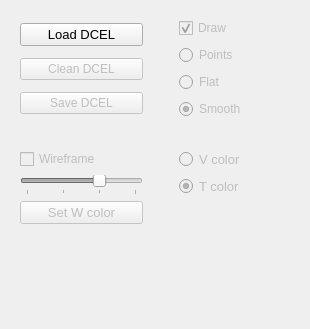
<?xml version="1.0" encoding="UTF-8"?>
<ui version="4.0">
 <class>DcelManager</class>
 <widget class="QFrame" name="DcelManager">
  <property name="geometry">
   <rect>
    <x>0</x>
    <y>0</y>
    <width>310</width>
    <height>329</height>
   </rect>
  </property>
  <property name="windowTitle">
   <string>Frame</string>
  </property>
  <property name="frameShape">
   <enum>QFrame::NoFrame</enum>
  </property>
  <property name="frameShadow">
   <enum>QFrame::Raised</enum>
  </property>
  <widget class="QFrame" name="frame3">
   <property name="geometry">
    <rect>
     <x>11</x>
     <y>140</y>
     <width>141</width>
     <height>161</height>
    </rect>
   </property>
   <property name="frameShape">
    <enum>QFrame::NoFrame</enum>
   </property>
   <property name="frameShadow">
    <enum>QFrame::Raised</enum>
   </property>
   <layout class="QGridLayout" name="gridLayout">
    <item row="3" column="0">
     <spacer name="verticalSpacer_2">
      <property name="orientation">
       <enum>Qt::Vertical</enum>
      </property>
      <property name="sizeHint" stdset="0">
       <size>
        <width>20</width>
        <height>40</height>
       </size>
      </property>
     </spacer>
    </item>
    <item row="1" column="0">
     <widget class="QSlider" name="wireframeWidthDcelSlider">
      <property name="enabled">
       <bool>false</bool>
      </property>
      <property name="minimum">
       <number>1</number>
      </property>
      <property name="maximum">
       <number>4</number>
      </property>
      <property name="singleStep">
       <number>1</number>
      </property>
      <property name="value">
       <number>3</number>
      </property>
      <property name="tracking">
       <bool>false</bool>
      </property>
      <property name="orientation">
       <enum>Qt::Horizontal</enum>
      </property>
      <property name="tickPosition">
       <enum>QSlider::TicksBelow</enum>
      </property>
      <property name="tickInterval">
       <number>1</number>
      </property>
     </widget>
    </item>
    <item row="0" column="0">
     <widget class="QCheckBox" name="wireframeDcelCheckBox">
      <property name="enabled">
       <bool>false</bool>
      </property>
      <property name="text">
       <string>Wireframe</string>
      </property>
      <property name="checked">
       <bool>false</bool>
      </property>
     </widget>
    </item>
    <item row="2" column="0">
     <widget class="QPushButton" name="wireframeColorDcelButton">
      <property name="enabled">
       <bool>false</bool>
      </property>
      <property name="sizePolicy">
       <sizepolicy hsizetype="Minimum" vsizetype="Preferred">
        <horstretch>0</horstretch>
        <verstretch>0</verstretch>
       </sizepolicy>
      </property>
      <property name="font">
       <font>
        <pointsize>10</pointsize>
       </font>
      </property>
      <property name="text">
       <string>Set W color</string>
      </property>
     </widget>
    </item>
   </layout>
  </widget>
  <widget class="QFrame" name="frame2">
   <property name="geometry">
    <rect>
     <x>170</x>
     <y>8</y>
     <width>131</width>
     <height>124</height>
    </rect>
   </property>
   <layout class="QGridLayout" name="gridLayout_4">
    <item row="0" column="0">
     <widget class="QCheckBox" name="drawDcelCheckBox">
      <property name="enabled">
       <bool>false</bool>
      </property>
      <property name="text">
       <string>Draw</string>
      </property>
      <property name="checked">
       <bool>true</bool>
      </property>
     </widget>
    </item>
    <item row="1" column="0">
     <widget class="QRadioButton" name="pointsDcelRadioButton">
      <property name="enabled">
       <bool>false</bool>
      </property>
      <property name="text">
       <string>Points</string>
      </property>
      <property name="checked">
       <bool>false</bool>
      </property>
     </widget>
    </item>
    <item row="2" column="0">
     <widget class="QRadioButton" name="flatDcelRadioButton">
      <property name="enabled">
       <bool>false</bool>
      </property>
      <property name="text">
       <string>Flat</string>
      </property>
      <property name="checked">
       <bool>false</bool>
      </property>
     </widget>
    </item>
    <item row="3" column="0">
     <widget class="QRadioButton" name="smoothDcelRadioButton">
      <property name="enabled">
       <bool>false</bool>
      </property>
      <property name="text">
       <string>Smooth</string>
      </property>
      <property name="checked">
       <bool>true</bool>
      </property>
     </widget>
    </item>
   </layout>
  </widget>
  <widget class="QFrame" name="frame1">
   <property name="geometry">
    <rect>
     <x>11</x>
     <y>8</y>
     <width>141</width>
     <height>121</height>
    </rect>
   </property>
   <layout class="QGridLayout" name="gridLayout_3">
    <item row="0" column="0">
     <widget class="QPushButton" name="loadDcelButton">
      <property name="font">
       <font>
        <pointsize>10</pointsize>
       </font>
      </property>
      <property name="text">
       <string>Load DCEL</string>
      </property>
     </widget>
    </item>
    <item row="1" column="0">
     <widget class="QPushButton" name="cleanDcelButton">
      <property name="enabled">
       <bool>false</bool>
      </property>
      <property name="text">
       <string>Clean DCEL</string>
      </property>
     </widget>
    </item>
    <item row="2" column="0">
     <widget class="QPushButton" name="saveDcelButton">
      <property name="enabled">
       <bool>false</bool>
      </property>
      <property name="text">
       <string>Save DCEL</string>
      </property>
     </widget>
    </item>
   </layout>
  </widget>
  <widget class="QFrame" name="frame4">
   <property name="geometry">
    <rect>
     <x>170</x>
     <y>140</y>
     <width>131</width>
     <height>161</height>
    </rect>
   </property>
   <layout class="QGridLayout" name="gridLayout_2">
    <item row="2" column="0">
     <widget class="QRadioButton" name="triangleColorDcelRadioButton">
      <property name="enabled">
       <bool>false</bool>
      </property>
      <property name="font">
       <font>
        <pointsize>10</pointsize>
       </font>
      </property>
      <property name="text">
       <string>T color</string>
      </property>
      <property name="checked">
       <bool>true</bool>
      </property>
     </widget>
    </item>
    <item row="0" column="0">
     <widget class="QRadioButton" name="vertexColorDcelRadioButton">
      <property name="enabled">
       <bool>false</bool>
      </property>
      <property name="font">
       <font>
        <pointsize>10</pointsize>
       </font>
      </property>
      <property name="text">
       <string>V color</string>
      </property>
      <property name="checked">
       <bool>false</bool>
      </property>
     </widget>
    </item>
    <item row="4" column="0" colspan="2">
     <spacer name="verticalSpacer_3">
      <property name="orientation">
       <enum>Qt::Vertical</enum>
      </property>
      <property name="sizeHint" stdset="0">
       <size>
        <width>20</width>
        <height>40</height>
       </size>
      </property>
     </spacer>
    </item>
   </layout>
  </widget>
 </widget>
 <resources/>
 <connections/>
</ui>
